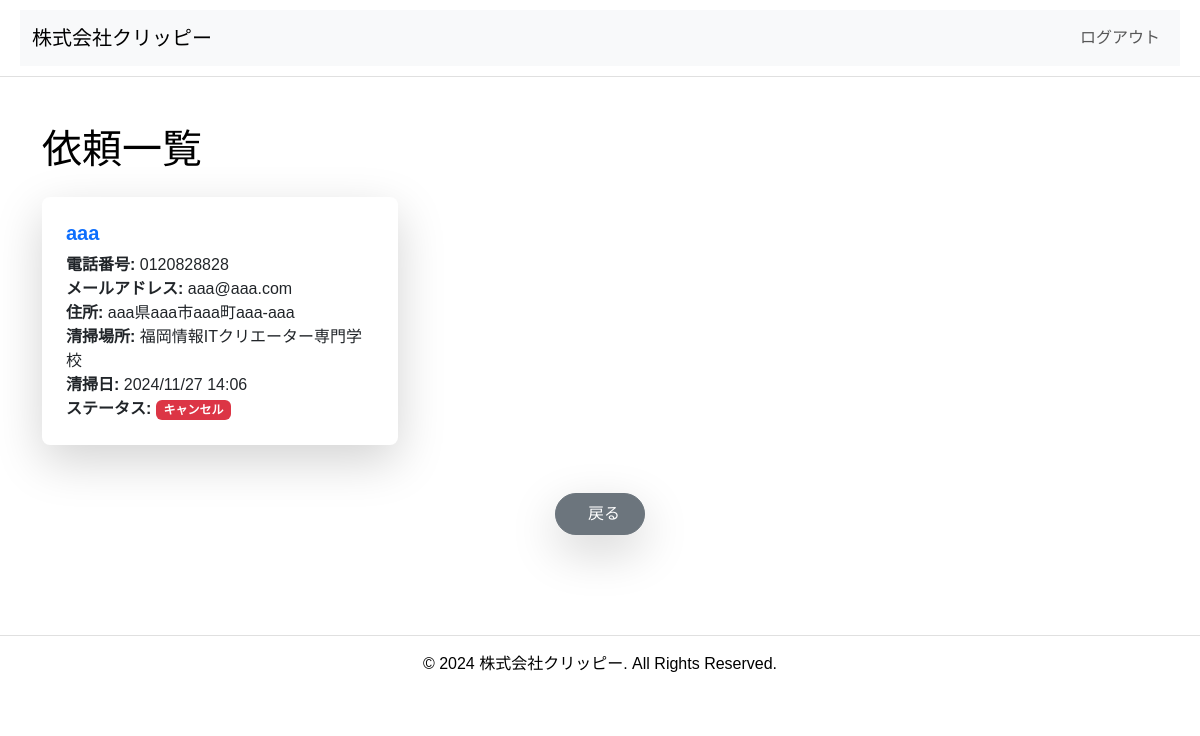
Page /adminaccounts/adminrequestconfirmation on the earlier database version.
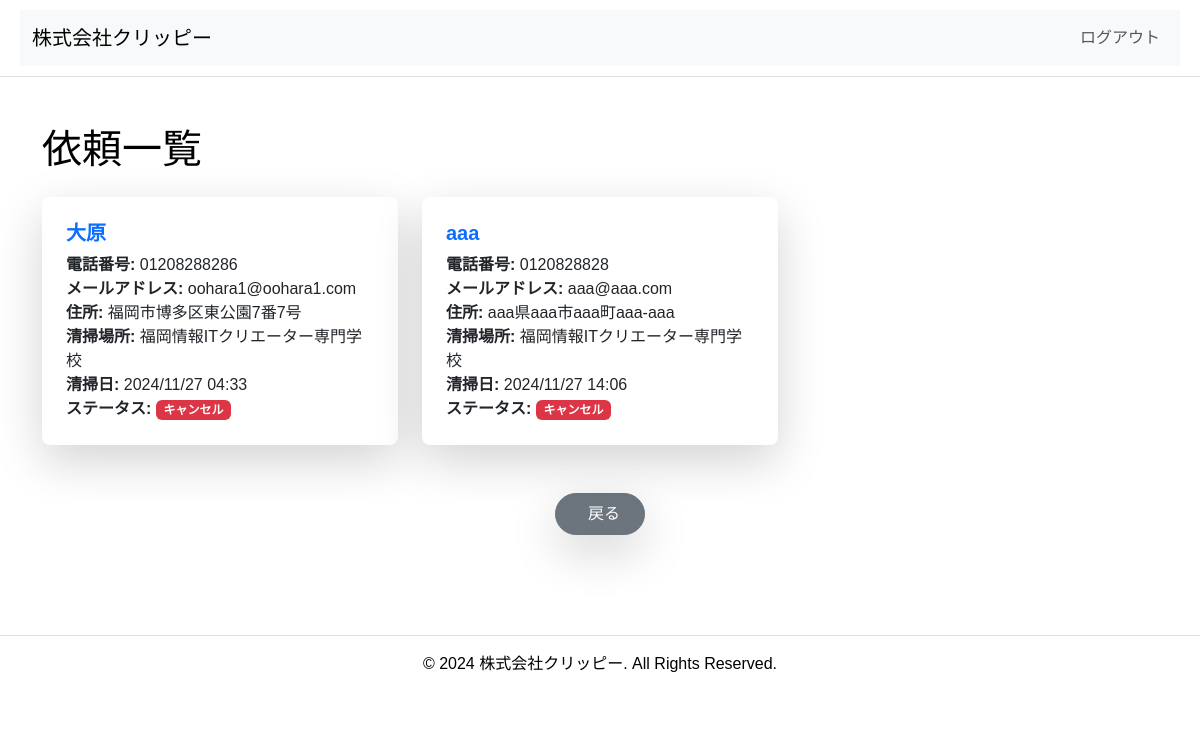
Same page on the later database version.
### reservation/models.py (models this page shows, shortened)
class UserReservation(models.Model):
    STATUS_CHOICES = [
        ('active', '許可'),
        ('canceled', 'キャンセル'),
        ('pending_active', '許可待ち'),  # 許可待ち状態を追加
    ]
    user_reservation_id = models.UUIDField(primary_key=True, default=uuid.uuid4, editable=False)
    user = models.ForeignKey(
        settings.AUTH_USER_MODEL,
        on_delete=models.CASCADE,
        related_name="reservations",
        verbose_name="予約したユーザー"
    )
    user_name = models.CharField(max_length=50, validators=[MaxLengthValidator(50)], verbose_name="名前")
    user_phone = models.CharField(max_length=12, validators=[MaxLengthValidator(12)], verbose_name="電話番号")
    user_email = models.EmailField(max_length=50, validators=[MaxLengthValidator(50)], verbose_name="メールアドレス")
    user_address = models.CharField(max_length=50, validators=[MaxLengthValidator(50)], verbose_name="住所")
    user_cleaning_location = models.TextField(max_length=100, validators=[MaxLengthValidator(100)], verbose_name="清掃場所")
    user_cleaning_date = models.DateTimeField(verbose_name="清掃時間")
    user_comments = models.TextField(max_length=300, validators=[MaxLengthValidator(300)], verbose_name="備考欄", blank=True, null=True)
    created_at = models.DateTimeField(auto_now_add=True, verbose_name="作成日時")
    updated_at = models.DateTimeField(auto_now=True, verbose_name="更新日時")
    request_date = models.DateField(auto_now_add=True, verbose_name="予約日")
    approval_date = models.DateField(null=True, blank=True, verbose_name="許可日")
    status = models.CharField(
        max_length=15,  # ステータスの最大文字数を少し大きくしておく
        choices=STATUS_CHOICES,
        default='pending_active',
        verbose_name="ステータス"
    )

### adminaccounts/views.py (the view)
# urls.py: path("adminrequestconfirmation", views.adminrequestconfirmation, name="adminrequestconfirmation"),
def adminrequestconfirmation(request):
    reservations = UserReservation.objects.all().order_by('-created_at')  # 作成日時順に表示
    context = {
        'reservations': reservations,
    }
    return render(request, '3adminrequestconfirmation.html', context)

### adminaccounts/templates/3adminrequestconfirmation.html (shortened to what this page needs)
{% extends 'based.html' %}
{% block content %}
<div class="container my-5">
    <h1 class="text-left mb-4">依頼一覧</h1>
    {% if reservations %}
    <div class="row g-4">
        {% for reservation in reservations %}
        <div class="col-12 col-md-6 col-lg-4">
            <div class="card border-0 shadow-lg rounded-3">
                <div class="card-body p-4">
                    <h5 class="card-title fw-bold text-primary">{{ reservation.user_name }}</h5>
                    <p class="card-text">
                        <strong>電話番号:</strong> {{ reservation.user_phone }}<br>
                        <strong>メールアドレス:</strong> {{ reservation.user_email }}<br>
                        <strong>住所:</strong> {{ reservation.user_address }}<br>
                        <strong>清掃場所:</strong> {{ reservation.user_cleaning_location }}<br>
                        <strong>清掃日:</strong> {{ reservation.user_cleaning_date|date:"Y/m/d H:i" }}<br>
                        <strong>ステータス:</strong>
                        {% if reservation.status == 'active' %}
                            <span class="badge bg-success">有効</span>
                        {% else %}
                            <span class="badge bg-danger">キャンセル</span>
                        {% endif %}
                    </p>
                </div>
            </div>
        </div>
        {% endfor %}
    </div>
    {% else %}
    <p class="text-center text-muted">現在依頼はありません。</p>
    {% endif %}
</div>
<div class="text-center mt-4">
    <a href="{% url 'adminaccounts:adminhome' %}" class="btn btn-secondary py-2 px-4 shadow-lg rounded-pill">
         戻る
    </a>
</div>
{% endblock %}

Differences in the rows shown:
added UserReservation: user_name "大原", user_phone "01208288286", user_email "oohara1@oohara1.com", user_address "福岡市博多区東公園7番7号", user_cleaning_location "福岡情報ITクリエーター専門学校", user_cleaning_date "2024/11/27 04:33", status "キャンセル"
